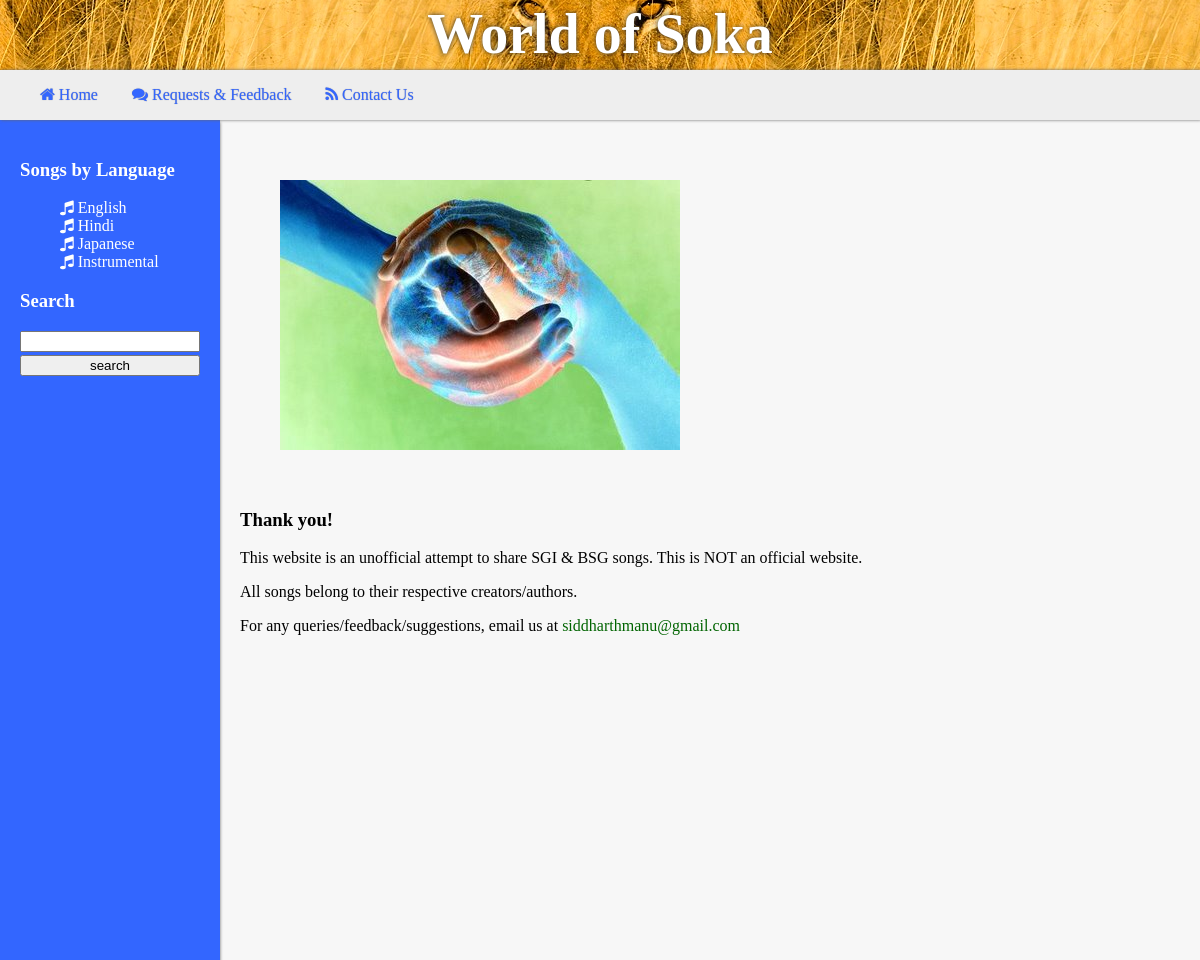
Page /contact/ on the committed database.
### songs/models.py (models this page shows, shortened)
class Language(models.Model):
	lang_name = models.CharField(max_length=30)

### songs/views.py (the view)
# urls.py: url(r'^contact/', 'songs.views.contact', name='contact'),
def contact(request):
	context = get_sidebar_context()
	return render(request, 'songs/contact.html', context)

### songs/views.py (called while the page is built)
def get_sidebar_context():
	lang_dict = {}
	lang_list = Language.objects.all()
	lang_dict['lang_list'] = lang_list
	return lang_dict

### templates/songs/contact.html (shortened to what this page needs)
{% extends "songs/base.html" %}
{% load staticfiles %}
{% block content %}
<div id='contact'>
<img src="/static/images/paz_mundial.JPG" style="padding:40px;"> </img>
<h3> Thank you! </h3>
<p>
This website is an unofficial attempt to share SGI & BSG songs. This is NOT an official website.
</p>
<p>
All songs belong to their respective creators/authors.
</p>
<p>
For any queries/feedback/suggestions, email us at <a href="mailto:siddharthmanu@gmail.com">siddharthmanu@gmail.com</a>
</p>
</div>
{% endblock %}

### templates/songs/base.html (shortened to what this page needs)
{% load staticfiles %}
<html>
<head>
	<link rel="stylesheet" type="text/css" href="/static/style.css" />
	<link href="//maxcdn.bootstrapcdn.com/font-awesome/4.2.0/css/font-awesome.min.css" rel="stylesheet">
</head>
<body>
	<div id="topbar">
		<div id="topbarphoto"></div>
		<h1>World of Soka</h1>
		</div>
	<div id='topmenu'>
		<ul>
			<li> <a href='{{ URL }}/ '><i class='fa fa-home'></i> Home</a> </li>
			<li> <a href='{{ URL }}/feedback '><i class='fa fa-comments'></i> Requests & Feedback</a> </li>
			<li> <a href='{{ URL }}/contact '><i class='fa fa-rss'></i> Contact Us</a> </li>
		</ul>
	</div>
	<div id="maincontentwrapper">
	<div id="maincontent">
			<div id="sidebar">
				{% block sidebar %}
				<h3> Songs by Language </h3>
				<ul>
					{% for lang in lang_list %}
						<li>
						<i class="fa fa-music"> </i>
						<a href="{% url 'songs:lang' lang.lang_name %}"> {{lang.lang_name}} </a>
						</li>
					{% endfor %}
				</ul>
				<h3> Search </h3>
					<form id="search_form" action='/songs/search/' method="POST">
					<input type="text" name="search_string">
					<input type="submit" name="search" value="search">
					</form>
				{% endblock %}
			</div>
			<div id="content" style="">
				{% block content %}
				{% endblock %}
			</div>
	</div>
	</div>
</body>
</html>

### static/style.css (style rules this page uses)
body { font-family:calibri; min-width:1024px; color:black; overflow-y:hidden; }
#topbar { position:absolute; top:0px; left:0px; width:100%; height:70px; color:black; text-align:center; vertical-align:center; font: arial bold; font-size:350%; }
#topbarphoto { position:absolute; background:white url('/static/images/lion.jpg') center; top:0px;left:0px; width:100%;height:100px; }
#topbar h1 { position:absolute; background-color:transparent; width:100%; text-align:center; margin:2px 0px; padding:0px; font-size:56px; color:white; text-shadow:0px 0px 5px #333; }
#topmenu { position:absolute; left:0px; width:100%; top:70px; height:50px; background-color:#EEE; box-shadow:1px 0px 3px #666; z-index:3; }
#topmenu a { color:#3366FF; text-decoration:none; font-family:calibri; text-shadow:0px 0px 1px #999; transition:all 0.2s ease-out; }
#topmenu li { color:black; display:inline; list-style-type:none; padding-right:30px; }
#maincontentwrapper { position:absolute; left:0px; width:100%; top:120px; height:calc(100% - 120px); }
#maincontent { min-width:1024px; margin:0px auto; height:100%; }
#sidebar { width:180px; height:100%; float:left; background-color:#3366FF; color:white; padding:20px; box-shadow:0px 2px 3px #666; position:relative; z-index:2; }
#sidebar ul { list-style-type:none; }
#sidebar li a { color: white; border: 2px; text-transform:capitalize; }
#content { padding:20px; width:calc(100% - 260px); float:left; background: #f7f7f7; height:calc(100% - 40px); overflow-y:auto; position:relative; z-index:1; }
#contact { color:black; }
a { color:darkgreen; text-decoration:none; font-family:calibri; transition:all 0.2s ease-out; }
#search_form input { width:100%; margin-bottom:3px; }

### rows in the picture
Language: lang_name "English"
Language: lang_name "Hindi"
Language: lang_name "Japanese"
Language: lang_name "Instrumental"
